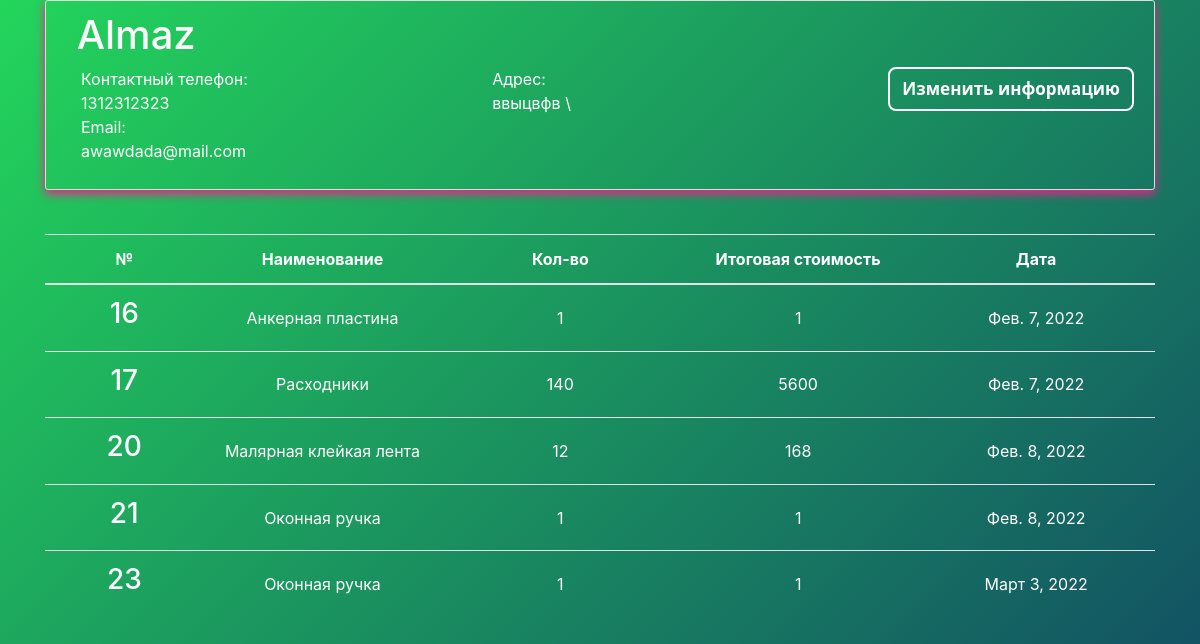
The app's page /transactions/suppliers/Almaz with its own data.
### transactions/models.py (models this page shows, shortened)
class Supplier(models.Model):
    id = models.AutoField(primary_key=True)
    name = models.CharField(max_length=150)
    phone = models.CharField(max_length=12, unique=True)
    address = models.CharField(max_length=200)
    email = models.EmailField(max_length=254, unique=True)
    is_deleted = models.BooleanField(default=False)

class PurchaseBill(models.Model):
    billno = models.AutoField(primary_key=True)
    time = models.DateTimeField(auto_now=True)
    supplier = models.ForeignKey(Supplier, on_delete = models.CASCADE, related_name='purchasesupplier')
    def get_items_list(self):
        return PurchaseItem.objects.filter(billno=self)
    def get_total_price(self):
        purchaseitems = PurchaseItem.objects.filter(billno=self)
        total = 0
        for item in purchaseitems:
            total += item.totalprice
        return total

class PurchaseItem(models.Model):
    billno = models.ForeignKey(PurchaseBill, on_delete = models.CASCADE, related_name='purchasebillno')
    stock = models.ForeignKey(Stock, on_delete = models.CASCADE, related_name='purchaseitem')
    quantity = models.IntegerField(default=1)
    perprice = models.IntegerField(default=1)
    totalprice = models.IntegerField(default=1)

### transactions/views.py (the view)
class SupplierView(View):
    def get(self, request, name):
        supplierobj = get_object_or_404(Supplier, name=name)
        bill_list = PurchaseBill.objects.filter(supplier=supplierobj)
        page = request.GET.get('page', 1)
        paginator = Paginator(bill_list, 10)
        try:
            bills = paginator.page(page)
        except PageNotAnInteger:
            bills = paginator.page(1)
        except EmptyPage:
            bills = paginator.page(paginator.num_pages)
        context = {
            'supplier'  : supplierobj,
            'bills'     : bills
        }
        return render(request, 'suppliers/supplier.html', context)

### transactions/templates/suppliers/supplier.html (shortened to what this page needs)
{% extends "base.html" %}
{% block content %}
    <div class="content-section">
        <div class="media">
            <div class="media-body">
                <h2 style="color:#fafafa;" class="account-heading">&nbsp;{{ supplier.name }}</h2>
                <a href="{% url 'edit-supplier' supplier.pk %}" class="btn ghost-button" style="float: right;">Изменить информацию</a>
                <div class="row">
                    <div class="col-md-6">
                        <p class="fal">
                            Контактный телефон: &nbsp; <br>
                            {{ supplier.phone }} <br>
                            Email:&nbsp;&nbsp;&nbsp;&nbsp;<br>
                            {{ supplier.email }} <br>
                        </p>
                    </div>
                    <div class="col-md-6">
                        <p class="fal">
                            Адрес: <br>
                            {{ supplier.address}}
                        </p>
                    </div>
                </div>
            </div>
        </div>
    </div>
    <table class="table table-css">
        <br>
        <thead class="thead-inverse align-middle">
            <tr>
                <th width="10%">№</th>
                <th width="15%">Наименование</th>
                <th width="15%">Кол-во</th>
                <th width="15%">Итоговая стоимость</th>
                <th width="15%">Дата</th>
            </tr>
        </thead>
        <tbody>
            {% for purchase in bills %}
            <tr>
                <td class="align-middle"> <h3>{{ purchase.billno }}</h3> </td>
                <td class="align-middle">{% for item in purchase.get_items_list %} {{ item.stock.name }} <br> {% endfor %}</td>
                <td class="align-middle">{% for item in purchase.get_items_list %} {{ item.quantity }} <br> {% endfor %}</td>
                <td class="align-middle">{{ purchase.get_total_price }}</td>
                <td class="align-middle">{{ purchase.time.date }}</td>
            </tr>
            {% endfor %}
        </tbody>
    </table>
</div>
{% endblock content %}

### homepage/static/css/main.css (style rules this page uses)
body, html { height: 100%; background: linear-gradient(-45deg, #ee7752, #9b1a4d, #0b1967, #23d55b); background-size: 400% 400%; animation: gradient 150s ease infinite; }
.fal { color:white; }
p { color:white; }
a { color:#FF9DF0; }
.table-css { color:#ffffff; }
h1, h2, h3, h4, h5, h6 { color: #ffffff; }
.content-section { background: transparent; box-shadow: 0 4px 10px #ea2088; color:white; padding: 10px 20px; border: 1px solid #dddddd; border-radius: 3px; margin-bottom: 20px; }
.account-heading { font-size: 2.5rem; }
.align-middle { text-align: center; }
.ghost-button { color: rgb(255, 255, 255); background-color: transparent; border: 2px solid rgb(255, 255, 255); font-size: 17px; padding: 7px 12px; font-weight: bolder; transition-duration: 0.2s; display: inline-block; text-decoration: none; font-family: 'Open Sans', sans-serif; min-width: 120px; border-radius: 8px; }

### records on screen
Supplier: name "Almaz", phone "1312312323", email "awawdada@mail.com", address "ввыцвфв \\"
PurchaseBill: billno "16", get_total_price "1", time "Фев. 7, 2022"
PurchaseItem: stock.name "Анкерная пластина", quantity "1"
PurchaseBill: billno "17", get_total_price "5600", time "Фев. 7, 2022"
PurchaseItem: stock.name "Расходники", quantity "140"
PurchaseBill: billno "20", get_total_price "168", time "Фев. 8, 2022"
PurchaseItem: stock.name "Малярная клейкая лента", quantity "12"
PurchaseBill: billno "21", get_total_price "1", time "Фев. 8, 2022"
PurchaseItem: stock.name "Оконная ручка", quantity "1"
PurchaseBill: billno "23", get_total_price "1", time "Март 3, 2022"
PurchaseItem: stock.name "Оконная ручка", quantity "1"
